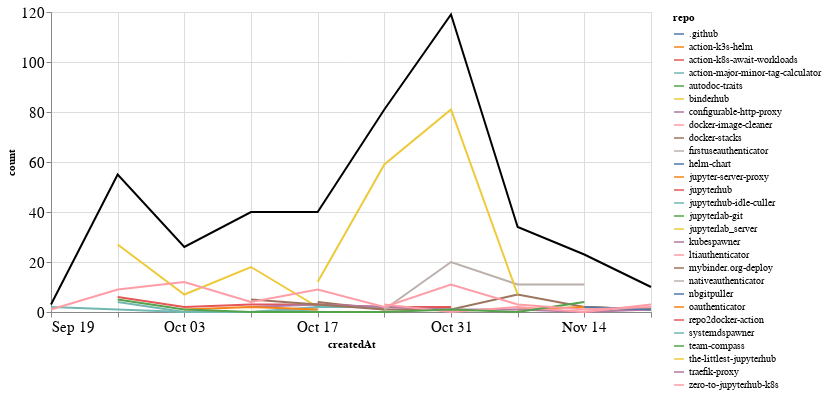

The code cell stored with this chart in its notebook:
### Markdown cell above
### Comments

### Code cell
comments_time = comments.groupby('repo').resample('W', on='createdAt').count()['author'].reset_index()
comments_time = comments_time.rename(columns={'author': 'count'})
comments_time_total = comments_time.groupby('createdAt').agg({"count": "sum"}).reset_index()
ch1 = alt.Chart(comments_time, width=600).mark_line().encode(
    x='createdAt',
    y='count',
    color='repo',
    tooltip="repo"
)

ch2 = alt.Chart(comments_time_total, width=600).mark_line(color="black").encode(
    x='createdAt',
    y='count',
)

ch1 + ch2

### Figure 1 — Vega-Lite specification as saved in the notebook (floating-point values rounded to 4 significant figures)
{"config": {"axisLeft": {"labelFontSize": 15}, "axisBottom": {"labelFontSize": 15}}, "layer": [{"data": {"name": "data-39db253eefeb53670f20b9a77b0ebbc2"}, "mark": "line", "encoding": {"color": {"type": "nominal", "field": "repo"}, "tooltip": {"type": "nominal", "field": "repo"}, "x": {"type": "temporal", "field": "createdAt"}, "y": {"type": "quantitative", "field": "count"}}, "width": 600}, {"data": {"name": "data-7bb66310e46d88e4ea3ed3534030117c"}, "mark": {"type": "line", "color": "black"}, "encoding": {"x": {"type": "temporal", "field": "createdAt"}, "y": {"type": "quantitative", "field": "count"}}, "width": 600}], "$schema": "https://vega.github.io/schema/vega-lite/v4.8.1.json", "datasets": {"data-39db253eefeb53670f20b9a77b0ebbc2": [{"repo": ".github", "createdAt": "2021-10-24T00:00:00", "count": 1}, {"repo": "action-k3s-helm", "createdAt": "2021-10-10T00:00:00", "count": 5}, {"repo": "action-k8s-await-workloads", "createdAt": "2021-11-21T00:00:00", "count": 1}, {"repo": "action-major-minor-tag-calculator", "createdAt": "2021-09-26T00:00:00", "count": 4}, {"repo": "action-major-minor-tag-calculator", "createdAt": "2021-10-03T00:00:00", "count": 0}, {"repo": "action-major-minor-tag-calculator", "createdAt": "2021-10-10T00:00:00", "count": 0}, {"repo": "action-major-minor-tag-calculator", "createdAt": "2021-10-17T00:00:00", "count": 1}, {"repo": "autodoc-traits", "createdAt": "2021-10-24T00:00:00", "count": 1}, {"repo": "binderhub", "createdAt": "2021-09-26T00:00:00", "count": 27}, {"repo": "binderhub", "createdAt": "2021-10-03T00:00:00", "count": 7}, {"repo": "binderhub", "createdAt": "2021-10-10T00:00:00", "count": 18}, {"repo": "binderhub", "createdAt": "2021-10-17T00:00:00", "count": 2}, {"repo": "configurable-http-proxy", "createdAt": "2021-11-14T00:00:00", "count": 1}, {"repo": "docker-image-cleaner", "createdAt": "2021-09-26T00:00:00", "count": 3}, {"repo": "docker-stacks", "createdAt": "2021-10-17T00:00:00", "count": 4}, {"repo": "docker-stacks", "createdAt": "2021-10-24T00:00:00", "count": 1}, {"repo": "docker-stacks", "createdAt": "2021-10-31T00:00:00", "count": 1}, {"repo": "docker-stacks", "createdAt": "2021-11-07T00:00:00", "count": 7}, {"repo": "docker-stacks", "createdAt": "2021-11-14T00:00:00", "count": 2}, {"repo": "docker-stacks", "createdAt": "2021-11-21T00:00:00", "count": 1}, {"repo": "firstuseauthenticator", "createdAt": "2021-10-31T00:00:00", "count": 2}, {"repo": "helm-chart", "createdAt": "2021-10-10T00:00:00", "count": 1}, {"repo": "jupyter-server-proxy", "createdAt": "2021-11-07T00:00:00", "count": 1}, {"repo": "jupyter-server-proxy", "createdAt": "2021-11-14T00:00:00", "count": 2}, {"repo": "jupyter-server-proxy", "createdAt": "2021-11-21T00:00:00", "count": 1}, {"repo": "jupyterhub", "createdAt": "2021-09-26T00:00:00", "count": 6}, {"repo": "jupyterhub", "createdAt": "2021-10-03T00:00:00", "count": 2}, {"repo": "jupyterhub", "createdAt": "2021-10-10T00:00:00", "count": 3}, {"repo": "jupyterhub", "createdAt": "2021-10-17T00:00:00", "count": 3}, {"repo": "jupyterhub", "createdAt": "2021-10-24T00:00:00", "count": 2}, {"repo": "jupyterhub", "createdAt": "2021-10-31T00:00:00", "count": 2}, {"repo": "jupyterhub-idle-culler", "createdAt": "2021-09-19T00:00:00", "count": 2}, {"repo": "jupyterhub-idle-culler", "createdAt": "2021-09-26T00:00:00", "count": 1}, {"repo": "jupyterhub-idle-culler", "createdAt": "2021-10-03T00:00:00", "count": 0}, {"repo": "jupyterhub-idle-culler", "createdAt": "2021-10-10T00:00:00", "count": 0}, {"repo": "jupyterhub-idle-culler", "createdAt": "2021-10-17T00:00:00", "count": 2}, {"repo": "jupyterhub-idle-culler", "createdAt": "2021-10-24T00:00:00", "count": 2}, {"repo": "jupyterlab-git", "createdAt": "2021-10-03T00:00:00", "count": 2}, {"repo": "jupyterlab_server", "createdAt": "2021-10-03T00:00:00", "count": 1}, {"repo": "kubespawner", "createdAt": "2021-10-10T00:00:00", "count": 2}, {"repo": "kubespawner", "createdAt": "2021-10-17T00:00:00", "count": 3}, {"repo": "kubespawner", "createdAt": "2021-10-24T00:00:00", "count": 2}, {"repo": "kubespawner", "createdAt": "2021-10-31T00:00:00", "count": 1}, {"repo": "kubespawner", "createdAt": "2021-11-07T00:00:00", "count": 1}, {"repo": "kubespawner", "createdAt": "2021-11-14T00:00:00", "count": 0}, {"repo": "kubespawner", "createdAt": "2021-11-21T00:00:00", "count": 1}, {"repo": "ltiauthenticator", "createdAt": "2021-10-24T00:00:00", "count": 3}, {"repo": "ltiauthenticator", "createdAt": "2021-10-31T00:00:00", "count": 0}, {"repo": "ltiauthenticator", "createdAt": "2021-11-07T00:00:00", "count": 2}, {"repo": "ltiauthenticator", "createdAt": "2021-11-14T00:00:00", "count": 0}, {"repo": "ltiauthenticator", "createdAt": "2021-11-21T00:00:00", "count": 3}, {"repo": "mybinder.org-deploy", "createdAt": "2021-10-10T00:00:00", "count": 5}, {"repo": "mybinder.org-deploy", "createdAt": "2021-10-17T00:00:00", "count": 3}, {"repo": "mybinder.org-deploy", "createdAt": "2021-10-24T00:00:00", "count": 1}, {"repo": "nativeauthenticator", "createdAt": "2021-10-24T00:00:00", "count": 1}, {"repo": "nativeauthenticator", "createdAt": "2021-10-31T00:00:00", "count": 20}, {"repo": "nativeauthenticator", "createdAt": "2021-11-07T00:00:00", "count": 11}, {"repo": "nativeauthenticator", "createdAt": "2021-11-14T00:00:00", "count": 11}, {"repo": "nbgitpuller", "createdAt": "2021-11-14T00:00:00", "count": 2}, {"repo": "nbgitpuller", "createdAt": "2021-11-21T00:00:00", "count": 1}, {"repo": "oauthenticator", "createdAt": "2021-10-03T00:00:00", "count": 1}, {"repo": "oauthenticator", "createdAt": "2021-10-10T00:00:00", "count": 2}, {"repo": "oauthenticator", "createdAt": "2021-10-17T00:00:00", "count": 1}, {"repo": "repo2docker-action", "createdAt": "2021-11-07T00:00:00", "count": 2}, {"repo": "systemdspawner", "createdAt": "2021-10-24T00:00:00", "count": 3}, {"repo": "team-compass", "createdAt": "2021-09-26T00:00:00", "count": 5}, {"repo": "team-compass", "createdAt": "2021-10-03T00:00:00", "count": 1}, {"repo": "team-compass", "createdAt": "2021-10-10T00:00:00", "count": 0}, {"repo": "team-compass", "createdAt": "2021-10-17T00:00:00", "count": 0}, {"repo": "team-compass", "createdAt": "2021-10-24T00:00:00", "count": 0}, {"repo": "team-compass", "createdAt": "2021-10-31T00:00:00", "count": 1}, {"repo": "team-compass", "createdAt": "2021-11-07T00:00:00", "count": 0}, {"repo": "team-compass", "createdAt": "2021-11-14T00:00:00", "count": 4}, {"repo": "the-littlest-jupyterhub", "createdAt": "2021-10-17T00:00:00", "count": 12}, {"repo": "the-littlest-jupyterhub", "createdAt": "2021-10-24T00:00:00", "count": 59}, {"repo": "the-littlest-jupyterhub", "createdAt": "2021-10-31T00:00:00", "count": 81}, {"repo": "the-littlest-jupyterhub", "createdAt": "2021-11-07T00:00:00", "count": 7}, {"repo": "traefik-proxy", "createdAt": "2021-10-24T00:00:00", "count": 3}, {"repo": "zero-to-jupyterhub-k8s", "createdAt": "2021-09-19T00:00:00", "count": 1}, {"repo": "zero-to-jupyterhub-k8s", "createdAt": "2021-09-26T00:00:00", "count": 9}, {"repo": "zero-to-jupyterhub-k8s", "createdAt": "2021-10-03T00:00:00", "count": 12}, {"repo": "zero-to-jupyterhub-k8s", "createdAt": "2021-10-10T00:00:00", "count": 4}, {"repo": "zero-to-jupyterhub-k8s", "createdAt": "2021-10-17T00:00:00", "count": 9}, {"repo": "zero-to-jupyterhub-k8s", "createdAt": "2021-10-24T00:00:00", "count": 2}, {"repo": "zero-to-jupyterhub-k8s", "createdAt": "2021-10-31T00:00:00", "count": 11}, {"repo": "zero-to-jupyterhub-k8s", "createdAt": "2021-11-07T00:00:00", "count": 3}, {"repo": "zero-to-jupyterhub-k8s", "createdAt": "2021-11-14T00:00:00", "count": 1}, {"repo": "zero-to-jupyterhub-k8s", "createdAt": "2021-11-21T00:00:00", "count": 2}], "data-7bb66310e46d88e4ea3ed3534030117c": [{"createdAt": "2021-09-19T00:00:00", "count": 3}, {"createdAt": "2021-09-26T00:00:00", "count": 55}, {"createdAt": "2021-10-03T00:00:00", "count": 26}, {"createdAt": "2021-10-10T00:00:00", "count": 40}, {"createdAt": "2021-10-17T00:00:00", "count": 40}, {"createdAt": "2021-10-24T00:00:00", "count": 81}, {"createdAt": "2021-10-31T00:00:00", "count": 119}, {"createdAt": "2021-11-07T00:00:00", "count": 34}, {"createdAt": "2021-11-14T00:00:00", "count": 23}, {"createdAt": "2021-11-21T00:00:00", "count": 10}]}}
